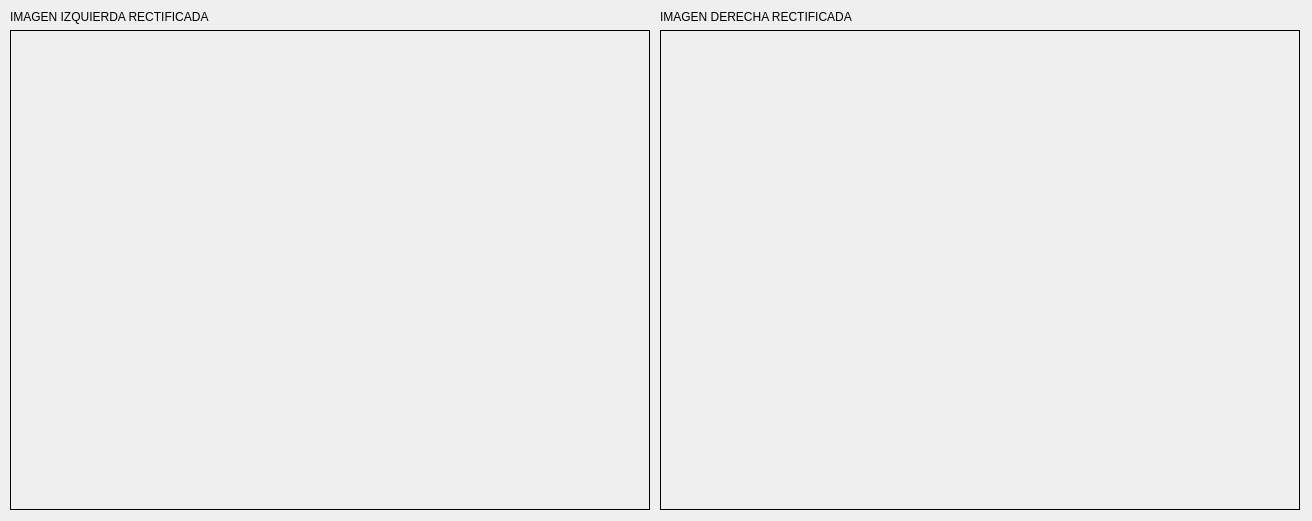
<?xml version="1.0" encoding="UTF-8"?>
<ui version="4.0">
 <class>rectificar</class>
 <widget class="QDialog" name="rectificar">
  <property name="geometry">
   <rect>
    <x>0</x>
    <y>0</y>
    <width>1312</width>
    <height>521</height>
   </rect>
  </property>
  <property name="minimumSize">
   <size>
    <width>1312</width>
    <height>521</height>
   </size>
  </property>
  <property name="maximumSize">
   <size>
    <width>1312</width>
    <height>521</height>
   </size>
  </property>
  <property name="windowTitle">
   <string>Imagenes Rectificadas</string>
  </property>
  <widget class="QLabel" name="imagenIzqRect">
   <property name="geometry">
    <rect>
     <x>10</x>
     <y>30</y>
     <width>640</width>
     <height>480</height>
    </rect>
   </property>
   <property name="frameShape">
    <enum>QFrame::Box</enum>
   </property>
   <property name="text">
    <string/>
   </property>
  </widget>
  <widget class="QLabel" name="imagenDerRect">
   <property name="geometry">
    <rect>
     <x>660</x>
     <y>30</y>
     <width>640</width>
     <height>480</height>
    </rect>
   </property>
   <property name="frameShape">
    <enum>QFrame::Box</enum>
   </property>
   <property name="text">
    <string/>
   </property>
  </widget>
  <widget class="QLabel" name="label_3">
   <property name="geometry">
    <rect>
     <x>10</x>
     <y>7</y>
     <width>251</width>
     <height>20</height>
    </rect>
   </property>
   <property name="text">
    <string>IMAGEN IZQUIERDA RECTIFICADA</string>
   </property>
  </widget>
  <widget class="QLabel" name="label_4">
   <property name="geometry">
    <rect>
     <x>660</x>
     <y>7</y>
     <width>241</width>
     <height>20</height>
    </rect>
   </property>
   <property name="text">
    <string>IMAGEN DERECHA RECTIFICADA</string>
   </property>
  </widget>
 </widget>
 <resources/>
 <connections/>
</ui>
